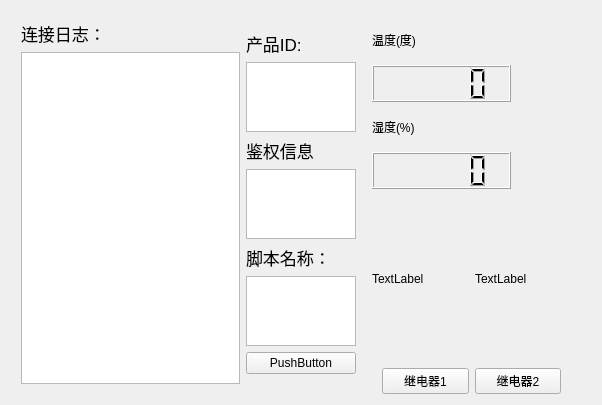
<?xml version="1.0" encoding="UTF-8"?>
<ui version="4.0">
 <class>MainWindow</class>
 <widget class="QMainWindow" name="MainWindow">
  <property name="geometry">
   <rect>
    <x>0</x>
    <y>0</y>
    <width>602</width>
    <height>311</height>
   </rect>
  </property>
  <property name="windowTitle">
   <string>MainWindow</string>
  </property>
  <widget class="QWidget" name="centralWidget">
   <layout class="QGridLayout" name="gridLayout_2">
    <item row="0" column="0">
     <layout class="QHBoxLayout" name="horizontalLayout" stretch="2,1,2">
      <property name="leftMargin">
       <number>10</number>
      </property>
      <property name="rightMargin">
       <number>10</number>
      </property>
      <item>
       <layout class="QVBoxLayout" name="verticalLayout_5">
        <property name="topMargin">
         <number>10</number>
        </property>
        <property name="bottomMargin">
         <number>10</number>
        </property>
        <item>
         <widget class="QLabel" name="label">
          <property name="font">
           <font>
            <pointsize>13</pointsize>
           </font>
          </property>
          <property name="text">
           <string>连接日志：</string>
          </property>
         </widget>
        </item>
        <item>
         <widget class="QTextEdit" name="m_textEdit_ConnectLog"/>
        </item>
       </layout>
      </item>
      <item>
       <layout class="QVBoxLayout" name="verticalLayout">
        <property name="leftMargin">
         <number>0</number>
        </property>
        <property name="topMargin">
         <number>20</number>
        </property>
        <property name="bottomMargin">
         <number>20</number>
        </property>
        <item>
         <widget class="QLabel" name="label_2">
          <property name="font">
           <font>
            <pointsize>13</pointsize>
           </font>
          </property>
          <property name="text">
           <string>产品ID:</string>
          </property>
         </widget>
        </item>
        <item>
         <widget class="QTextEdit" name="m_textEdit_PID"/>
        </item>
        <item>
         <widget class="QLabel" name="label_3">
          <property name="font">
           <font>
            <pointsize>13</pointsize>
           </font>
          </property>
          <property name="text">
           <string>鉴权信息</string>
          </property>
         </widget>
        </item>
        <item>
         <widget class="QTextEdit" name="m_textEdit_AuthID"/>
        </item>
        <item>
         <widget class="QLabel" name="label_4">
          <property name="font">
           <font>
            <pointsize>13</pointsize>
           </font>
          </property>
          <property name="text">
           <string>脚本名称：</string>
          </property>
         </widget>
        </item>
        <item>
         <widget class="QTextEdit" name="m_textEdit_ScriptID"/>
        </item>
        <item>
         <widget class="QPushButton" name="pushButton_Connect">
          <property name="text">
           <string>PushButton</string>
          </property>
         </widget>
        </item>
       </layout>
      </item>
      <item>
       <layout class="QVBoxLayout" name="verticalLayout_2">
        <property name="leftMargin">
         <number>10</number>
        </property>
        <property name="topMargin">
         <number>10</number>
        </property>
        <property name="rightMargin">
         <number>10</number>
        </property>
        <item>
         <layout class="QVBoxLayout" name="verticalLayout_7">
          <property name="rightMargin">
           <number>60</number>
          </property>
          <item>
           <widget class="QLabel" name="label_5">
            <property name="text">
             <string>温度(度)</string>
            </property>
           </widget>
          </item>
          <item>
           <widget class="QLCDNumber" name="m_lcdNumber_Temp"/>
          </item>
          <item>
           <widget class="QLabel" name="label_6">
            <property name="text">
             <string>湿度(%)</string>
            </property>
           </widget>
          </item>
          <item>
           <widget class="QLCDNumber" name="m_lcdNumber_Humi"/>
          </item>
         </layout>
        </item>
        <item>
         <layout class="QHBoxLayout" name="horizontalLayout_4">
          <item>
           <widget class="QLabel" name="m_label_Relay1_pic">
            <property name="text">
             <string>TextLabel</string>
            </property>
           </widget>
          </item>
          <item>
           <widget class="QLabel" name="m_label_Relay2_pic">
            <property name="text">
             <string>TextLabel</string>
            </property>
           </widget>
          </item>
         </layout>
        </item>
        <item>
         <layout class="QHBoxLayout" name="horizontalLayout_3">
          <property name="leftMargin">
           <number>10</number>
          </property>
          <property name="rightMargin">
           <number>10</number>
          </property>
          <item>
           <widget class="QPushButton" name="pushButton_Relay1">
            <property name="text">
             <string>继电器1</string>
            </property>
           </widget>
          </item>
          <item>
           <widget class="QPushButton" name="pushButton_Relay2">
            <property name="text">
             <string>继电器2</string>
            </property>
           </widget>
          </item>
         </layout>
        </item>
       </layout>
      </item>
     </layout>
    </item>
   </layout>
  </widget>
 </widget>
 <layoutdefault spacing="6" margin="11"/>
 <resources/>
 <connections/>
</ui>
